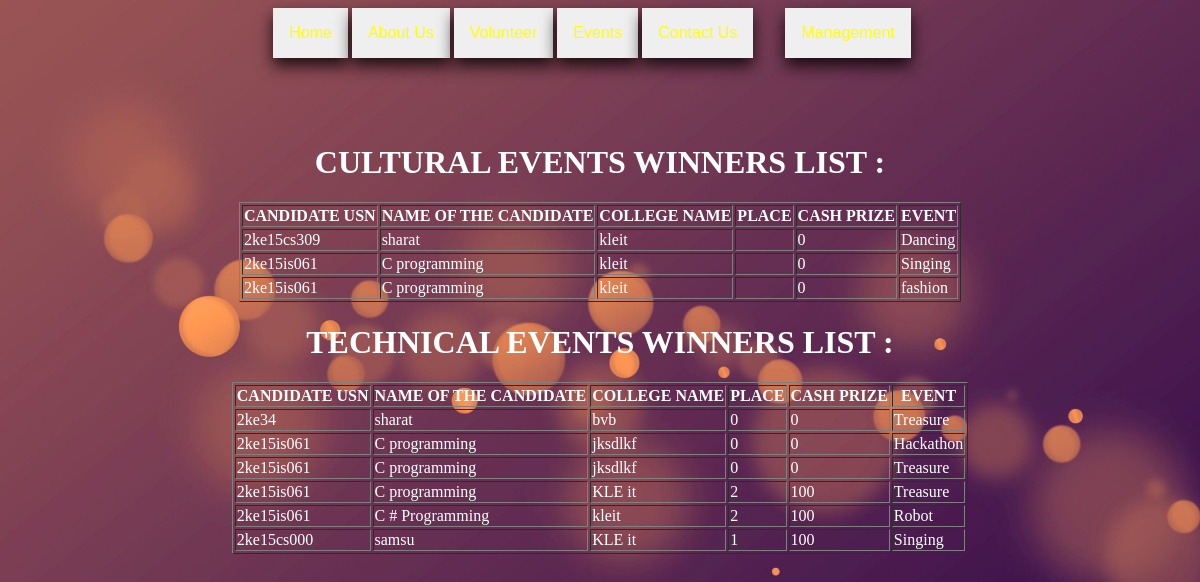
The app's page /winner.php with its own data.
### tables this page shows
CREATE TABLE IF NOT EXISTS `cul_win` (
  `usn` varchar(12) NOT NULL,
  `name` varchar(50) NOT NULL,
  `college` varchar(100) NOT NULL,
  `place` varchar(5) NOT NULL,
  `prize` int(5) NOT NULL,
  `eve` varchar(20) NOT NULL
);

CREATE TABLE IF NOT EXISTS `tech_win` (
  `usn` varchar(12) NOT NULL,
  `name` varchar(50) NOT NULL,
  `college` varchar(100) NOT NULL,
  `place` int(3) NOT NULL,
  `prize` int(6) NOT NULL,
  `eve` varchar(20) NOT NULL
);

### winner.php (the view, shortened to what this page needs)
<!DOCTYPE html>
<html>
<head>
  <link href="css/menu.css" rel="stylesheet" type="text/css">
  <link href="css/box.css" rel="stylesheet" type="text/css">
</head>
<body>
<center>
<div class="dropdown">
	<a href="home.html">
  <button class="dropbtn">Home</button></a>
</div>
<div class="dropdown">
  <a href="about.html"><button class="dropbtn">About Us</button></a>
 </div>
<div class="dropdown">
  <a href="volunteer.html">
  <button class="dropbtn">Volunteer</button></a>
</div>
<div class="dropdown">
  <button class="dropbtn">Events</button>
</div>
<div class="dropdown">
	<a href="contact.html">
  <button class="dropbtn">Contact Us</button></a>
</div>
<div class="dropdown">
  <a href="manage.html">
  <button class="dropbtn">Management</button></a>
</div>
<div style="margin: 50px;">
    <h1> CULTURAL EVENTS WINNERS LIST : </h1>
<table border="1">
  <th> CANDIDATE USN </th>
  <th> NAME OF THE CANDIDATE </th>
  <th> COLLEGE NAME  </th>
  <th> PLACE </th>
  <th> CASH PRIZE</th>
  <th> EVENT</th>
<?php
$result=mysql_query("select * from cul_win") or die(mysql_error());
while($row=mysql_fetch_array($result))
{
echo "<tr><td>";
echo $row[0];
echo "</td><td>";
echo $row[1];
echo "</td><td>";
echo $row[2];
echo "</td><td>";
echo "</td><td>";
echo $row[4];
echo "</td><td>";
echo $row[5];
echo "</td></tr>";
}
?>
</table>
<h1> TECHNICAL EVENTS WINNERS LIST : </h1>
<table border="1">
  <th> CANDIDATE USN </th>
  <th> NAME OF THE CANDIDATE </th>
  <th> COLLEGE NAME  </th>
  <th> PLACE </th>
  <th> CASH PRIZE</th>
  <th> EVENT</th>
<?php
$result=mysql_query("select * from tech_win") or die(mysql_error());
while($row=mysql_fetch_array($result))
{
echo "<tr><td>";
echo $row[0];
echo "</td><td>";
echo $row[1];
echo "</td><td>";
echo $row[2];
echo "</td><td>";
echo $row[3];
echo "</td><td>";
echo $row[4];
echo "</td><td>";
echo $row[5];
echo "</td></tr>";
}
?>
</body>
</html>

### css/menu.css (style rules this page uses)
.dropbtn { background-color:; color: yellow; padding: 16px; font-size: 16px; border: none; cursor: pointer; box-shadow: 0px 8px 16px 0px rgba(0,0,0,0.8) }
.dropdown { position: relative; display: inline-block; }

### winner.php (style rules this page uses)
body { background: url(images/d_back.jpg); background-repeat: no-repeat; background-size: 110% ; }
h1,h2,h3,table { color: #fff; }

### records on screen
cul_win: usn "2ke15cs309", name "sharat", college "kleit", prize "0", eve "Dancing"
cul_win: usn "2ke15is061", name "C programming", college "kleit", prize "0", eve "Singing"
cul_win: usn "2ke15is061", name "C programming", college "kleit", prize "0", eve "fashion"
tech_win: usn "2ke34", name "sharat", college "bvb", place "0", prize "0", eve "Treasure"
tech_win: usn "2ke15is061", name "C programming", college "jksdlkf", place "0", prize "0", eve "Hackathon"
tech_win: usn "2ke15is061", name "C programming", college "jksdlkf", place "0", prize "0", eve "Treasure"
tech_win: usn "2ke15is061", name "C programming", college "KLE it", place "2", prize "100", eve "Treasure"
tech_win: usn "2ke15is061", name "C # Programming", college "kleit", place "2", prize "100", eve "Robot"
tech_win: usn "2ke15cs000", name "samsu", college "KLE it", place "1", prize "100", eve "Singing"
